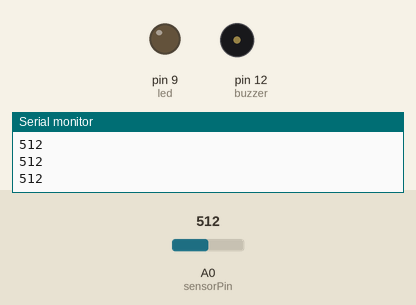
This sketch was run on a simulated Arduino Uno, built with avr-gcc and run on an emulated ATmega328P. Shown: output pins drawn as LEDs (lit = HIGH), buzzer (waves = sounding), the last lines printed to the serial monitor. Dashed ring = blinking. The inputs (shaded band) are chosen by the test bench; at power-on: A0 (sensorPin) = 512.

Above: at 1.3 s.
1.4 s: A0 (sensorPin) set to 110
2.9 s: A0 (sensorPin) set to 94
At 3.7 s:
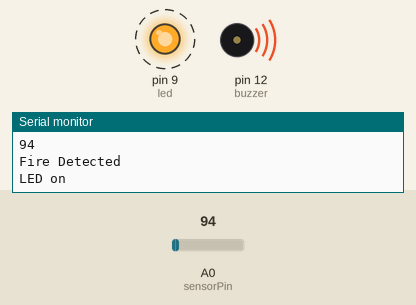
6.0 s: A0 (sensorPin) set to 122
At 7.3 s:
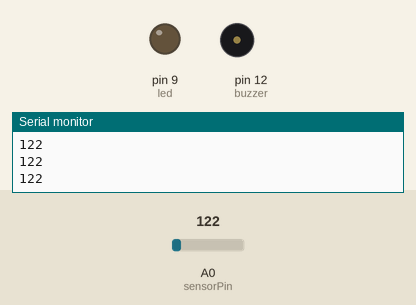
7.6 s: A0 (sensorPin) set to 90
At 8.5 s:
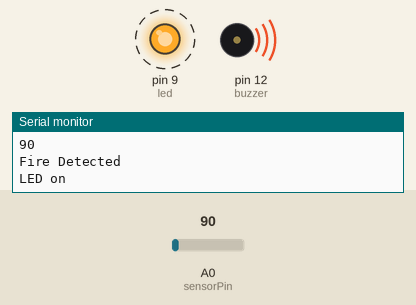
Timing chart, 0 to 11.7 s (numbered marks = the images above; inputs shaded):
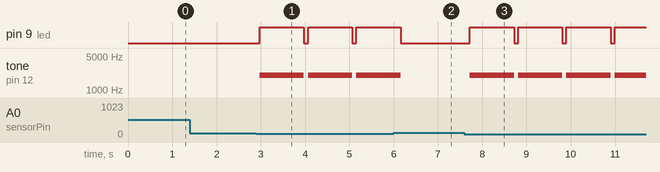

The sketch:

fire_alarm.ino
```cpp
#include<SoftwareSerial.h>
#include <NewPing.h>
int sensorPin = A0; // select the input pin for the LDR
int sensorValue = 0; // variable to store the value coming from the sensor
int led = 9; // Output pin for LED
int buzzer = 12; // Output pin for Buzzer
void setup() {
// declare the ledPin and buzzer as an OUTPUT:
pinMode(led, OUTPUT);
pinMode(buzzer,OUTPUT);
Serial.begin(9600);
}
void loop()
{
sensorValue = analogRead(sensorPin);
Serial.println(sensorValue);
if (sensorValue < 100)
{
Serial.println("Fire Detected");
Serial.println("LED on");
digitalWrite(led,HIGH);
tone(buzzer,2000,1000);
delay(1000);
}
digitalWrite(led,LOW);
digitalWrite(buzzer,LOW);
delay(sensorValue);
}
```

Measured:
- the behaviour switches between 100 and 99 on A0 (sensorPin) (found by bisection; images 0 and 1)
- after the input at 2.9 s, pin 9 (led): alternates HIGH for 1.0 s and LOW for 0.09 s, starting after 0.07 s; tone on pin 12 (buzzer): alternates 2000 Hz for 1.0 s and silent for 0.09 s, starting after 0.07 s
- after the input at 6.0 s, pin 9 (led): goes on until 6.2 s, then stays LOW; tone on pin 12 (buzzer): goes on until 6.2 s, then stays silent
- after the input at 7.6 s, pin 9 (led): alternates HIGH for 1.0 s and LOW for 0.09 s, starting after 0.12 s; tone on pin 12 (buzzer): alternates 2000 Hz for 1.0 s and silent for 0.09 s, starting after 0.12 s
